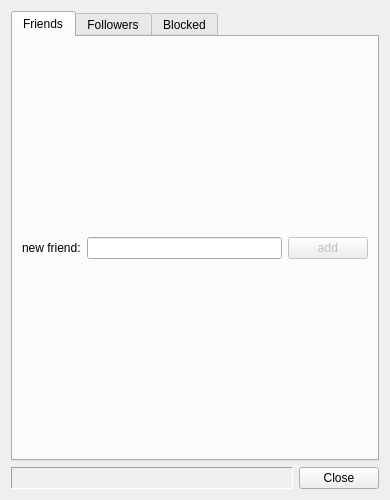
<?xml version="1.0" encoding="UTF-8"?>
<ui version="4.0">
 <class>FriendsMgmtDialog</class>
 <widget class="QDialog" name="FriendsMgmtDialog">
  <property name="geometry">
   <rect>
    <x>0</x>
    <y>0</y>
    <width>390</width>
    <height>500</height>
   </rect>
  </property>
  <property name="windowTitle">
   <string>Friends Management</string>
  </property>
  <layout class="QGridLayout" name="gridLayout">
   <item row="0" column="0">
    <layout class="QVBoxLayout">
     <item>
      <layout class="QVBoxLayout" name="qVBoxLayout">
       <item>
        <widget class="QTabWidget" name="tabWidget">
         <property name="currentIndex">
          <number>0</number>
         </property>
         <widget class="QWidget" name="friendsTab">
          <attribute name="title">
           <string>Friends</string>
          </attribute>
          <layout class="QHBoxLayout" name="horizontalLayout_3">
           <item>
            <layout class="QVBoxLayout" name="vBoxLayout2">
             <item>
              <layout class="QHBoxLayout" name="horizontalLayout_2">
               <item>
                <widget class="QLabel" name="newFriendLabel">
                 <property name="sizePolicy">
                  <sizepolicy hsizetype="Minimum" vsizetype="Preferred">
                   <horstretch>0</horstretch>
                   <verstretch>0</verstretch>
                  </sizepolicy>
                 </property>
                 <property name="text">
                  <string>new friend:</string>
                 </property>
                </widget>
               </item>
               <item>
                <widget class="QLineEdit" name="newFriendLineEdit"/>
               </item>
               <item>
                <widget class="QPushButton" name="addFriendPushButton">
                 <property name="enabled">
                  <bool>false</bool>
                 </property>
                 <property name="text">
                  <string>add</string>
                 </property>
                 <property name="autoDefault">
                  <bool>true</bool>
                 </property>
                </widget>
               </item>
              </layout>
             </item>
            </layout>
           </item>
          </layout>
         </widget>
         <widget class="QWidget" name="followersTab">
          <attribute name="title">
           <string>Followers</string>
          </attribute>
         </widget>
         <widget class="QWidget" name="blockedTab">
          <attribute name="title">
           <string>Blocked</string>
          </attribute>
         </widget>
        </widget>
       </item>
      </layout>
     </item>
     <item>
      <layout class="QHBoxLayout" name="horizontalLayout_9">
       <item>
        <widget class="QLabel" name="stateLabel">
         <property name="frameShape">
          <enum>QFrame::Panel</enum>
         </property>
         <property name="frameShadow">
          <enum>QFrame::Sunken</enum>
         </property>
         <property name="text">
          <string/>
         </property>
        </widget>
       </item>
       <item>
        <widget class="QPushButton" name="closePushButton">
         <property name="sizePolicy">
          <sizepolicy hsizetype="Fixed" vsizetype="Fixed">
           <horstretch>0</horstretch>
           <verstretch>0</verstretch>
          </sizepolicy>
         </property>
         <property name="text">
          <string>Close</string>
         </property>
         <property name="default">
          <bool>false</bool>
         </property>
        </widget>
       </item>
      </layout>
     </item>
    </layout>
   </item>
  </layout>
 </widget>
 <resources/>
 <connections/>
</ui>
